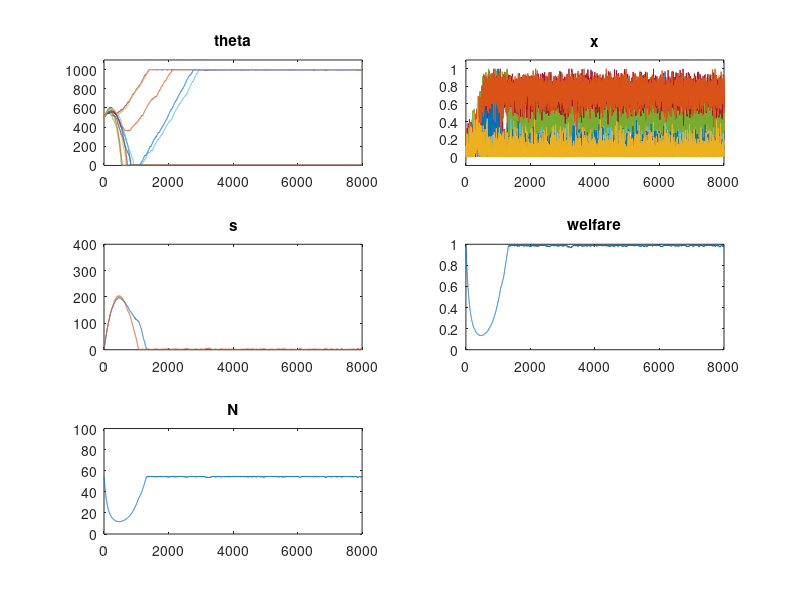

Write MATLAB code to recreate this figure.
%---------------------------------
% Initialization of the variables


function main
    global M N phi zeta theta_min theta_max delta alpha p sigma beta
    'start'
    N = 5;                     %Number of bees
    M = 2;                      %Number of tasks

    theta = ones(N,M)*500;      %response treshold
    x = ones(N,M)*0.1;          %fraction of time spent by individual i on task j
    s = ones(1,M);              %stimulus intensity for task j

    initial_condition = [reshape(theta, N*M,1); reshape(x, N*M,1);reshape(s,M,1)]; %intial condition for the ode_solver
    
    alpha = M+1;                %This factor has been changed in order to get convergence
                                %We could also change the delta!
                                %This change has been made because it doesn't make much sense
                                %to get an infinitely increasing stimuli for all tasks.

    delta = 1;                  %describes increase of stimuli
    p=0.2;                      %Probability individual i gives up performing task j in time interval
    zeta=5;                     %learning %4
    phi=1;                      %forgetting
    sigma=0.07;                  %sigma for gaussian distribution
    beta=50;                    %prefactor for growth rate

    dt=0.9;
    end_time = 8000;

    %dt=0.01;
    %end_time = 5000;

    
    theta_min=1;
    theta_max=1000;
    
    %[T,Y]=ode45(@ode_function, [0 3000], initial_condition);
    [T,Y]=euler_method(@ode_function, [0 end_time], initial_condition,dt);
    

    %plot(T,Y(:,1:M*N),'-o')
    %plot(T,Y(:,13),'-r')
    subplot(3,2,1)
    plot(T,Y(1:M*N,:),'-')
    axis([0 end_time 0 1100])
    title('theta')
    
    subplot(3,2,2)
    plot(T,Y(M*N+1:M*N*2,:),'-')
    axis([0 end_time -0.1 1.1])
    title('x')
    
    subplot(3,2,3)
    plot(T,Y(M*N*2+1:M*N*2+M,:),'-')
    title('s')
    axis([0 end_time 0 400])
    
    %here is a first version of welfare implementation
    %of course we can use another function to estimate welfare
    %welfare = 1 ./ (Y(M*N*2+1,:) + 1);
    %for i=2:M
    %    welfare = welfare + 1./ (Y(M*N*2+i,:) + 1);
    %end
    
    %with the above welfare, low stimuli drive the welfare to be high, 
    %while high stimuli don't have much importance
    %maybe the welfare should rather be determined by the high stimuli:
    sumstimuli = 0;
    for i=1:M
        sumstimuli = sumstimuli + Y(M*N*2+i,:);
    end 
    welfare = exp(-sumstimuli / (M*100));
    
    subplot(3,2,4)
    plot(T,welfare,'-')
    axis([0 end_time 0 1])
    title('welfare')
    
    % Linear colony growth in dependence of colony wealth
    N= N + welfare*beta;
    
    subplot(3,2,5)
    plot(T,N,'-')
    axis([0 end_time 0 100])
    title('N')
    
    
    

end


function dy = ode_function(t,y)
    global M N phi zeta theta_min theta_max delta alpha p sigma
    dy = zeros(2*N*M+M,1);
    
    %theta matrix
    for j=1:M
        for i=1:N
            %factor = 0;
            %y((j-1)*N + i, 1);
            %if (y((j-1)*N + i, 1) > theta_min) && (y((j-1)*N + i, 1)<theta_max)
            %    factor = 1;
            %end 
            
            dy((j-1)*N + i, 1) = [(1 - y((j-1)*N + i +N*M, 1))*phi- y((j-1)*N + i +N*M, 1)*zeta];
            %xij: dy((i-1)*N + j +N*M, 1)  
        end
    end
    
    %x matrix
    for j=1:M
        for i=1:N
            sum = 0;
            for w=1:M
                sum = sum+y(M*N+(w-1)*N + i);
            end
            %gaussian_sp = 0;
            %here is a attempt to get the gaussian centerd process
            %unfortunately the gaussian random number generator seems to be
            %way to slow!!!
            %%%gaussian_sp = normrnd(0,sigma);
            %gaussian_sp = sigma*randn;
            gaussian_sp = 0;
            
            dy(M*N+(j-1)*N + i, 1) = (y(M*N*2+j)^2/(y(M*N*2+j)^2+y((j-1)*N + i)^2)+0.0001)*(1-sum)-p*y(M*N+(j-1)*N + i, 1)+gaussian_sp;

           
            dy(M*N+(j-1)*N + i, 1) = [y(M*N*2+j)^2/(y(M*N*2+j)^2+y((j-1)*N + i)^2)]*[1-sum]-p*y(M*N+(j-1)*N + i, 1)+gaussian_sp;
            
     

        end
    end 
  
    %s matrix
    for j=1:M
        %it makes no sense to have a negative value for the stiumuli
        sum=0;
        for i=1:N
            %it makes no sense to have a negative value for the stiumuli
            sum = sum + alpha/N*y(M*N+(j-1)*N+i);
        end
        
        if ~((y(2*M*N+j)<=0) && ((delta - sum)<0))
            dy(2*M*N+j)= dy(2*M*N+j) + delta - sum;
        end
    end
    
    
end


function [T,Y] = euler_method(fun,time, y0, h)
    global M N theta_min theta_max sigma
    T = [];
    Y = [];
    T = [T,time(1)];
    Y = [Y,y0];
    
    
    y_eul = y0;
    t_eul = time(1);
    
    number = (time(2)-time(1))/h;
    
    for j=1:number
        %if(j==number/2)
            %theta matrix
         %   for k=1:M
          %      for i=1:N
           %         y_eul((k-1)*N + i) = 500;
            %        y_eul(N*M + (k-1)*N + i) = 0.1;
             %   end
            %end
        %end
        y_eul = y_eul + h*fun(t_eul,y_eul)+sqrt(h)*sigma*randn(size(y_eul));
        t_eul = t_eul + h ;
        j
        for k=1:M
            for i=1:N
                if(y_eul((k-1)*N + i)<theta_min)
                    y_eul((k-1)*N + i)=theta_min;
                end
                if(y_eul((k-1)*N + i)>theta_max)
                    y_eul((k-1)*N + i)=theta_max;
                end
                if(y_eul(N*M + (k-1)*N + i)< 0.0)
                    y_eul(N*M + (k-1)*N + i) = 0;
                end
                if(y_eul(N*M + (k-1)*N + i) > 1.0)
                    y_eul(N*M + (k-1)*N + i) = 1;
               end
            end
        
        for v=1:2*N*M+M
                if (y_eul(v)<=0)
                    y_eul(v)=0.0001;
                end 
        end

        end 
        
        Y = [Y, y_eul];
        T = [T, t_eul];
    end
    

end 
